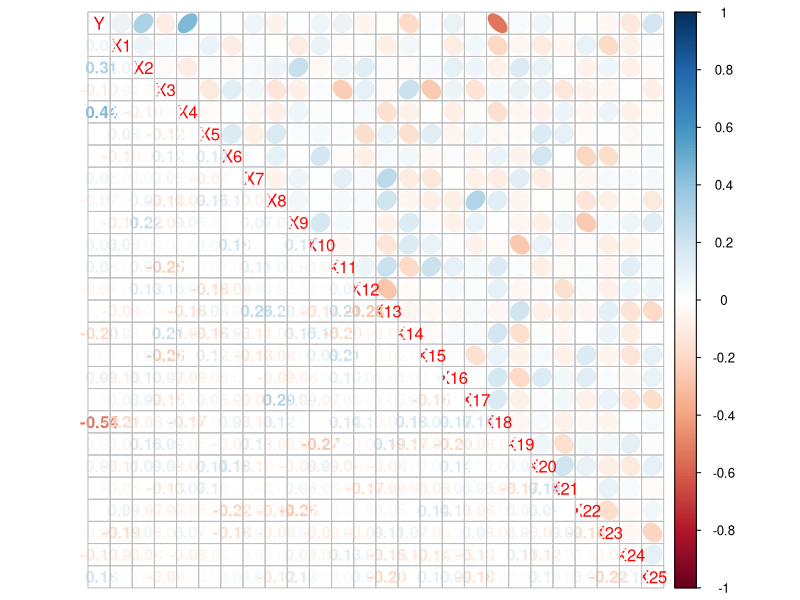
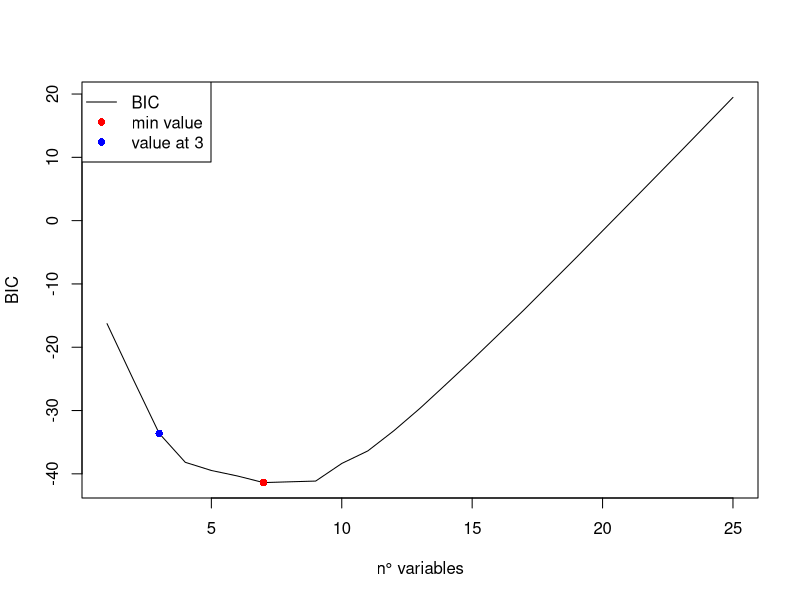

The R source for these figures, in order: (Note: this script raises an error after producing the figures.)
# Caricamento dataset ----
dataset= read.csv("./RegressionDSDA250130.csv")
names(dataset)

# Verifica presenza valori NULL in Y e cancellazione (se necessario)
sum( is.na(dataset$Y) )

# Verifica correlazione & collinearità ----
library(car)
library(corrplot)

# Verifvifica correlazione
correlation= round(cor(dataset), digits=2)
dev.new()
corrplot.mixed(correlation, order='original', number.cex=1, upper="ellipse")

# COMMENTO:
# Risulta che le variabili sono tra loro poco correlate
# Si può notare che la variabile Y è molto correlata con le variabili X2, X4, X18.
#   Per questo motivo dovrebbero essere utili nella predizione

# Verifica collinearità
fit= lm(Y~., data=dataset)
vif_values= vif(fit)
as.matrix(vif_values)

# COMMENTO:
# Nessun valore supera 5 quindi non presenta collinearità
# In verità nessun valore supera 2

# Divisione in train e test ----
size_train= 0.7
train_index= sample(1:nrow(dataset), size=size_train*nrow(dataset))
test_index= -train_index

train_data= dataset[train_index, ]
test_data=  dataset[test_index, ]

# Best subset selection (con BIC) ----
library(leaps)
nvmax_value= dim(dataset)[2]-1

fit.full= regsubsets(Y~., data=train_data, method="exhaustive", nvmax=nvmax_value)
fit.full.summary= summary(fit.full)
fit.full.min_index= which.min(fit.full.summary$bic)

dev.new()
plot(fit.full.summary$bic, type='l', lwd='1', xlab="n° variables", ylab="BIC")
points(which.min(fit.full.summary$bic), min(fit.full.summary$bic), type='p', pch=16, col="red")  
points(3, fit.full.summary$bic[3], type='p', pch=16 , col="blue")
legend(
  'topleft',
  c('BIC', 'min value', 'value at 3'),
  col=c('black', 'red', 'blue'),
  lty=c(1, NA, NA),
  pch=c(NA, 16, 16)
)

# COMMENTO:
# Dato che i regressori più significativi dall'analisi della collinearità sono risultati
# essere tre, si può notare come l'errore prendendo solamente tre regressori (che
# con molta probabilità saranno X2, X4, X18) è simile a quella minima risultante
# dal BIC

sprintf("Best subset selection with index %d", fit.full.min_index)
sprintf("Coefficient:")
as.matrix( coef(fit.full, id=fit.full.min_index) )

# Stepwise backward (cross-validation 5 folds) ----

# La funzione serve per la predizione (non esiste già implementata)
# È scritta come 'predict.regsubsets' così è possibile chiamare direttamente solo
# 'predict' e funziona anche sull'oggetto di tipo 'regsubsets' senza necessità
# di dover chiamare una "funzione specifica"
# 
# Parametri:
#     object  --> Oggetto "lm.subsets" su cui si vuole effettuare la predizione
#     newdata --> Singolo valore oppure matrice di valori su cui si vuole calcolare la predizione
#     id      --> Indice del subset su cui effettuare il calcolo
# Restituisce:
#     Il valore predetto oppure una lista di valori predetti
predict.regsubsets= function(object, newdata, id, ...){
  form=   as.formula(object$call[[2]])  # ottenimento della formula utilizzata (es.: y~.)
  mat=    model.matrix(form, newdata)   # generazione della matrice 'X' di design
  coef_i= coef(object, id=id)           # estrazione dei coefficienti relativi all'indice passato
  xvars=  names(coef_i)                 # estrazione dei nomi delle colonne con cui moltiplicare i coefficienti
  mat[,xvars] %*% coef_i                # operazione di moltiplicazione => valori predetti
}

k=5
folds= sample(rep(1:k, length.out=nrow(train_data)))

n_col= ncol(dataset)-1
err= matrix(data=NA, nrow=k, ncol=n_col)

for(j in 1:k){
  fit_cv= regsubsets(Y~., data=train_data[folds!=j, ], method="backward", nvmax=nvmax_value)
  
  # Loop su tutti i modelli calcolati
  for(i in 1:n_col){
    pred= predict(fit_cv, train_data[folds==j, ], id=i)    # calcolo del valore di predizione
    err[j,i]= mean( (train_data$Y[folds==j]-pred)^2 )        # calcolo dell'errore rispetto a fold e modello
  }
}

err.mean= colMeans(err)

dev.new()
par(mfrow=c(1,1))
plot(10*log10(err.mean), type="b", main="Cross validation on train set", xlab="n° indexes", ylab="MSE [dB]")
legend("bottomright", title="Method used", c("backward"), col=c('black'), lty=c(1))

# COMMENTO:
# Verificando con divisioni differenti del dataset risulta che nella maggior parte
# dei casi che l'errore minimo risulta essere presente spesso a 3 (i regressori sono
# come notato prima X2, X4, X18)

fit.bwd.min_index= which.min(err.mean)
fit.bwd= regsubsets(Y~., data=train_data, method="backward", nvmax=fit.bwd.min_index)
sprintf("Best backward selection with index %d", fit.bwd.min_index)
sprintf("Coefficient:")
as.matrix( coef(fit.bwd, id=fit.bwd.min_index) )

# Ridge ----
library(glmnet)
y= as.matrix(dataset[1])
x= model.matrix(Y~., data=dataset)[, -1]  # Generazione della matrice 'X' di design

n_folds= 10

cv.ridge= cv.glmnet(x[train_index, ], y[train_index], alpha=0, nfolds=n_folds)

dev.new()
plot(cv.ridge)

sprintf("Best ridge with lambda %f (or log(lambda) %f)", cv.ridge$lambda.min, log(cv.ridge$lambda.min))
sprintf("Coefficient:")
as.matrix( predict(cv.ridge, s=cv.ridge$lambda.min, type="coefficients")[1:ncol(dataset), ] )

# Lasso ----
cv.lasso= cv.glmnet(x[train_index, ], y[train_index], alpha=1, nfolds=n_folds)

dev.new()
plot(cv.lasso)

sprintf("Best lasso with lambda %f (or log(lambda) %f)", cv.lasso$lambda.min, log(cv.lasso$lambda.min))
sprintf("Coefficient:")
as.matrix( predict(cv.lasso, s=cv.lasso$lambda.min, type="coefficients")[1:ncol(dataset), ] )

# MSE sul test set ----
pred= predict(fit.full, newdata=test_data, id=fit.full.min_index)
err.full= mean( (pred-y[test_index])^2 )

pred= predict(fit.bwd, newdata=test_data, id=fit.bwd.min_index)
err.bwd= mean( (pred-y[test_index])^2 )

pred= predict(cv.ridge, s='lambda.min', newx=x[test_index, ])
err.ridge= mean( (pred-y[test_index])^2 )

pred= predict(cv.lasso, s='lambda.min', newx=x[test_index, ])
err.lasso= mean( (pred-y[test_index])^2 )

sprintf("Best subset with index %d has error : %f", fit.full.min_index, err.full)
sprintf("Stepwise backward with index %d has error : %f", fit.bwd.min_index, err.bwd)
sprintf("Ridge with lambda %f has error : %f", cv.ridge$lambda.min, err.ridge)
sprintf("Lasso with lambda %f has error : %f", cv.lasso$lambda.min, err.lasso)
